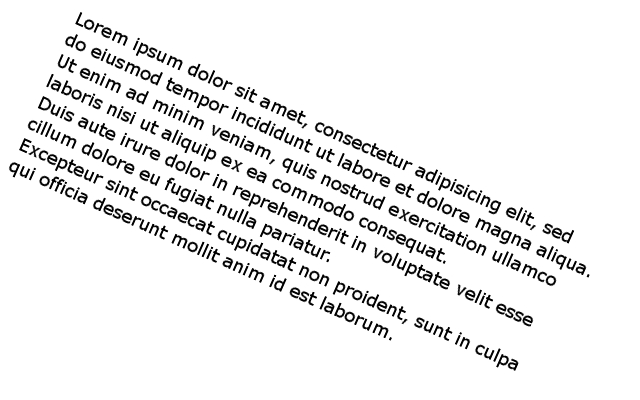
#> input picture opencv/skewText.jpg, 640 x 400 px
$ python fix_sckew.py
#> lines starting #> are read from the running program, lines starting #| are printed output that depends on the picture; after the words box and inside, x2 and y2 are one past the last pixel; in counts of white or black regions, pixels touching at a corner belong together
import cv2
import numpy as np


img = cv2.imread('skewText.jpg')
#> img is the input picture: shape (400, 640, 3); min 0, max 255, mean 237.7
# convert the img to grayscale and flip the foreground
# and background to ensure foreground is now "white" and
# the background is "black"
gray = cv2.cvtColor(img, cv2.COLOR_BGR2GRAY)
gray = cv2.bitwise_not(gray)
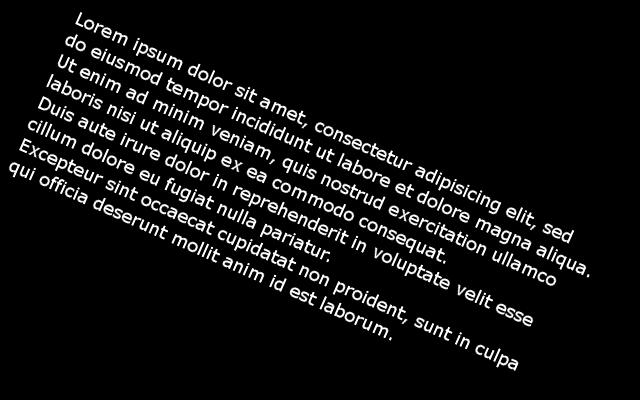
#> gray: shape (400, 640); min 0, max 255, mean 17.3

# threshold the img, setting all foreground pixels to
# 255 and all background pixels to 0
thresh = cv2.threshold(gray, 0, 255, cv2.THRESH_BINARY | cv2.THRESH_OTSU)[1]
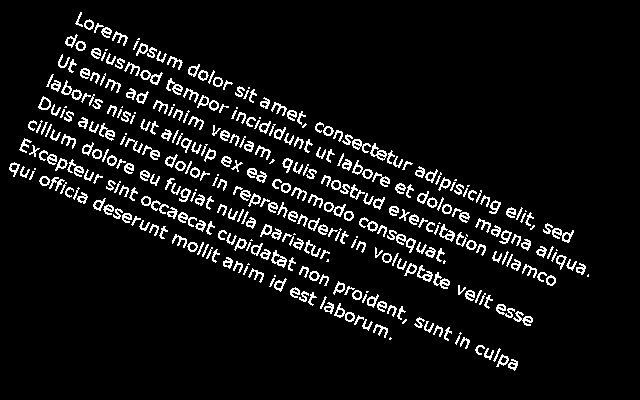
#> thresh: shape (400, 640); 7.2% white in thin lines or dots, all inside (x1, y1, x2, y2) = (9, 12, 589, 371)

# grab the (x, y) coordinates of all pixel values that
# are greater than zero, then use these coordinates to
# compute a rotated bounding box that contains all
# coordinates
coords = np.column_stack(np.where(thresh > 0))
#> coords = 18534 pairs, first value 12 to 370, second value 9 to 588
angle = cv2.minAreaRect(coords)[-1]
#> angle = -23.72

# the `cv2.minAreaRect` function returns values in the
# range [-90, 0); as the rectangle rotates clockwise the
# returned angle trends to 0 -- in this special case we
# need to add 90 degrees to the angle
if angle < -45:
	angle = -(90 + angle)

# otherwise, just take the inverse of the angle to make
# it positive
else:
	angle = -angle
#> angle = 23.72
# rotate the img to deskew it
(h, w) = img.shape[:2]
#> h = 400; w = 640
center = (w // 2, h // 2)
#> center = (320, 200)
M = cv2.getRotationMatrix2D(center, angle, 1.0)
#> M = [[0.916, 0.402, -53.42], [-0.402, 0.916, 145.6]]
rotated = cv2.warpAffine(img, M, (w, h),
	flags=cv2.INTER_CUBIC, borderMode=cv2.BORDER_REPLICATE)
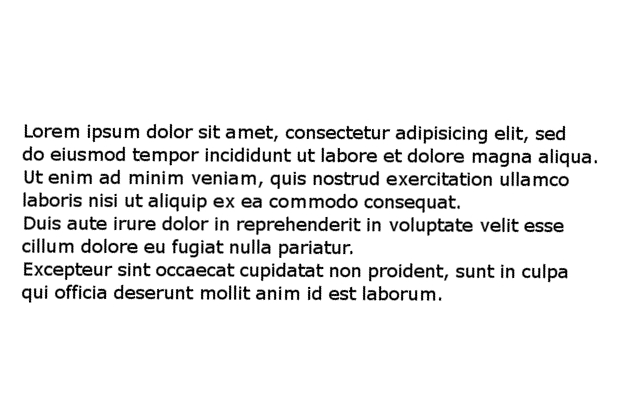
#> rotated: shape (400, 640, 3); min 0, max 255, mean 237.5

# draw the correction angle on the img so we can validate it
cv2.putText(rotated, "Angle: {:.2f} degrees".format(angle),
	(10, 30), cv2.FONT_HERSHEY_SIMPLEX, 0.7, (0, 0, 255), 2)
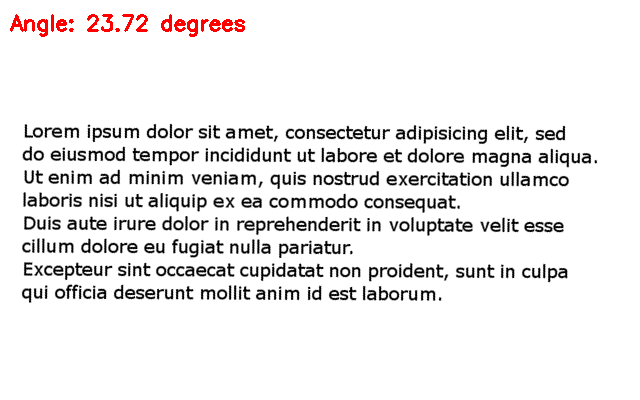
#> rotated: shape (400, 640, 3); 0.63% of pixels changed, all inside (x1, y1, x2, y2) = (10, 14, 245, 37)

# show the output img
cv2.imwrite('fixedSkew.jpg',rotated)
print("[INFO] angle: {:.3f}".format(angle))
#| [INFO] angle: 23.720
cv2.imshow("Input", img)
cv2.imshow("Rotated", rotated)
cv2.waitKey(0)

$ run again, with opencv/cat.jpg copied over opencv/skewText.jpg
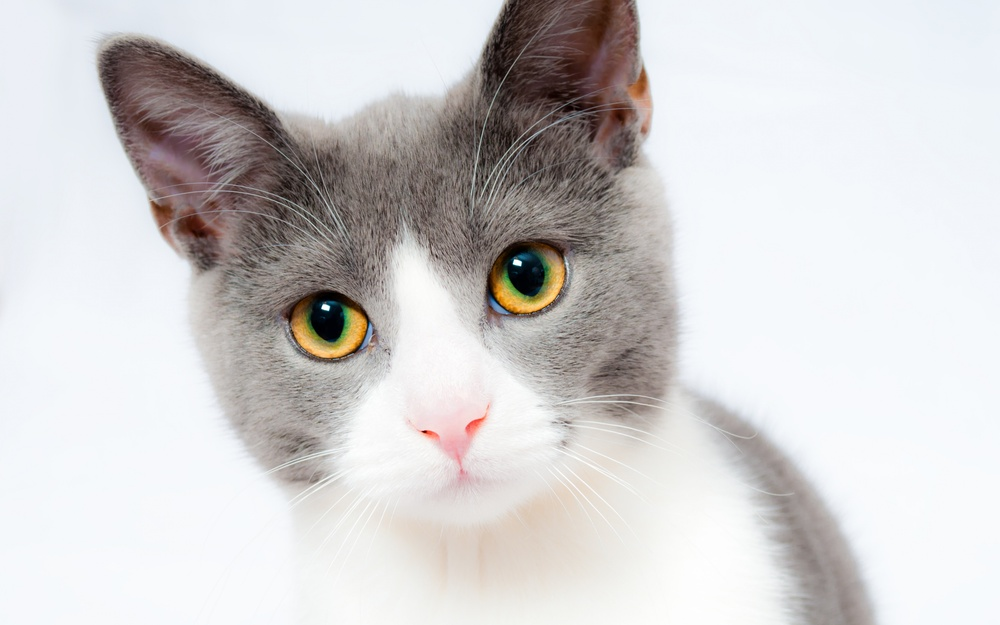
#> input picture opencv/cat.jpg, 1000 x 625 px, shrunk from 3840 x 2400 before the run
#> img is the input picture: shape (625, 1000, 3); mean B, G, R 207.3, 207.2, 209.4
#> `thresh = cv2.threshold(gray, 0, 255, cv2.THRESH_BINARY | cv2.THRESH_OT..`:
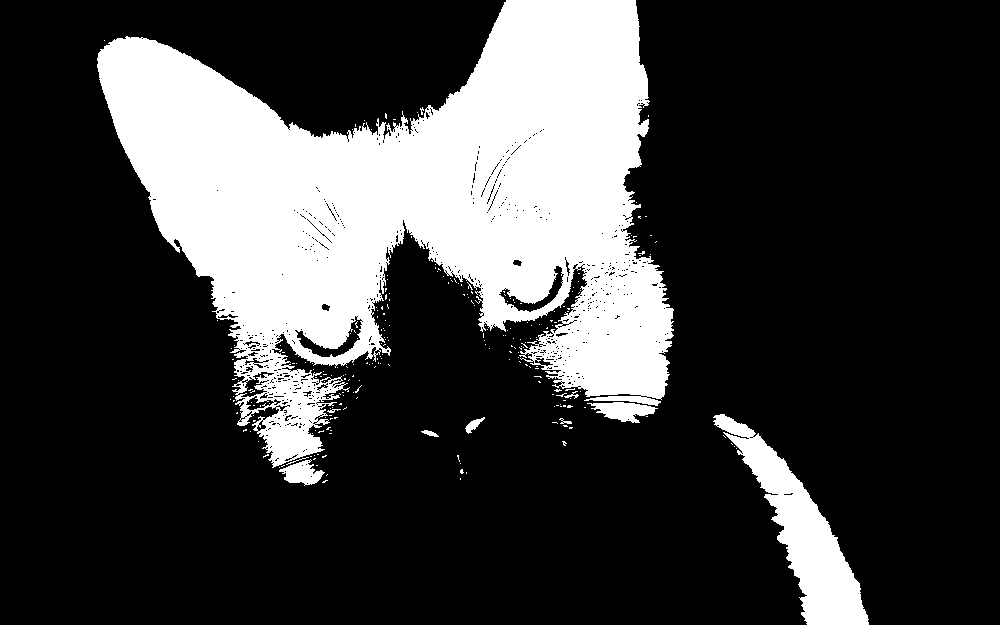
#> thresh: shape (625, 1000); 23.8% white; 245 white regions (235 under 20 px), largest, box (x1, y1, x2, y2) and area: (97, 0, 674, 468) 136566, (713, 414, 869, 625) 9930, (587, 402, 658, 423) 836
#> coords = 149013 pairs, first value 0 to 624, second value 97 to 868
#> `angle = cv2.minAreaRect(coords)[-1]`: angle = -68.98
#> `angle = -(90 + angle)`: angle = -21.02
#> M = [[0.933, -0.359, 145.2], [0.359, 0.933, -158.6]]
#> `cv2.putText(rotated, "Angle: {:.2f} degrees".format(angle), (10, 30), ..`:
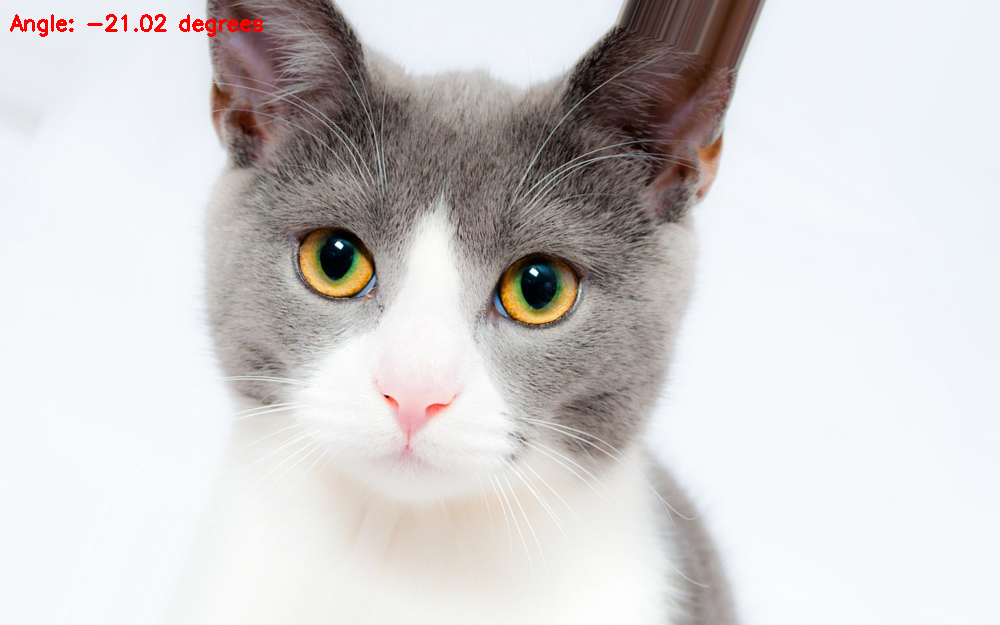
#> rotated: shape (625, 1000, 3); mean B, G, R 208, 208, 210.8
#| [INFO] angle: -21.018
